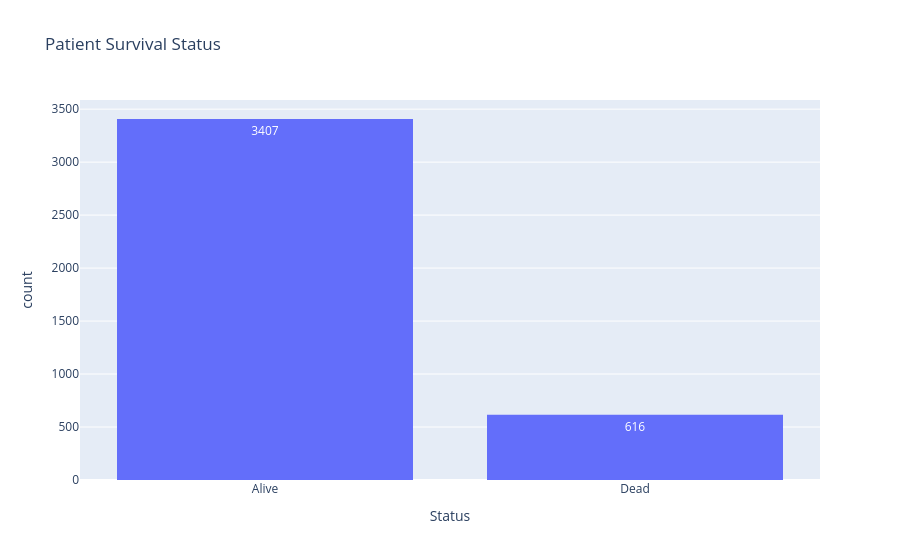

Notebook code for this chart:
### Code cell
fig = px.histogram(
    df,
    x="Status",
    title="Patient Survival Status",
    labels={"Status": "Status"},
    text_auto=True
)

fig.show()

### Figure 1 — Plotly figure (JSON) as saved in the notebook; plotly's stock layout.template omitted (floating-point values rounded to 4 significant figures; data arrays with more than 128 entries replaced by an {"elided": "..."} marker saying what was removed)
{"data": [{"bingroup": "x", "hovertemplate": "Status=%{x}<br>count=%{y}<extra></extra>", "legendgroup": "", "marker": {"color": "#636efa", "pattern": {"shape": ""}}, "name": "", "orientation": "v", "showlegend": false, "texttemplate": "%{value}", "type": "histogram", "x": {"elided": "4023 str values"}, "xaxis": "x", "yaxis": "y"}], "layout": {"barmode": "relative", "legend": {"tracegroupgap": 0}, "title": {"text": "Patient Survival Status"}, "xaxis": {"anchor": "y", "domain": [0, 1], "title": {"text": "Status"}}, "yaxis": {"anchor": "x", "domain": [0, 1], "title": {"text": "count"}}}}
